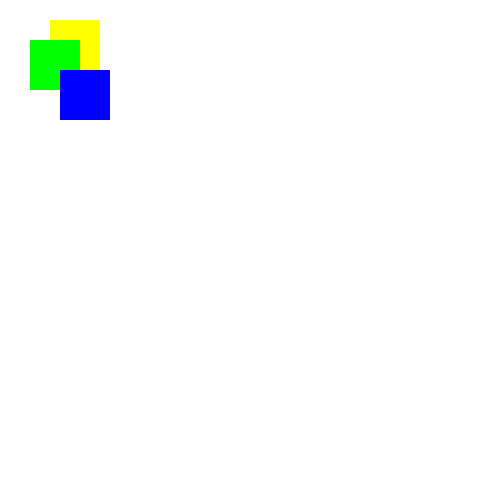
Frame 1 (no input)
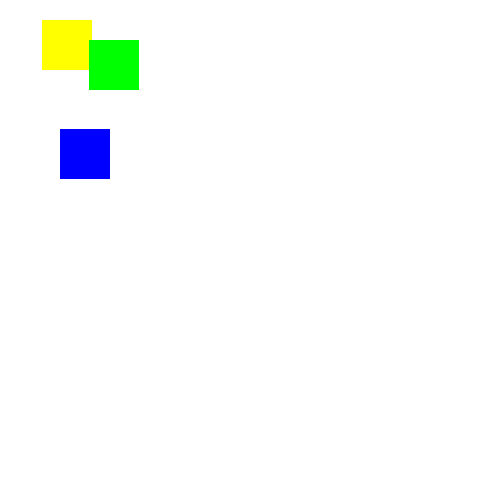
Frame 60 (the mouse pressed at the canvas centre just before this capture)
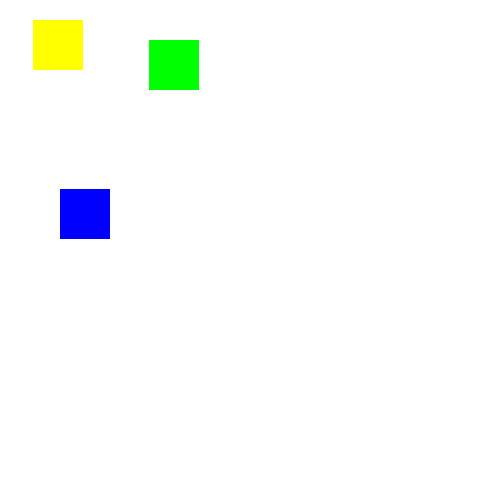
Frame 120 (the mouse held since frame 60 and released just before this capture)

The Processing sketch that drew these frames (run headless with seeded random() and noise(); from frame 60 on, the mouse is pressed at the canvas centre):

// Processing sketch: MovingSquaresEx11_feb_21sketch_210201a
// ── MovingSquaresEx11_feb_21sketch_210201a.pde
int y; // y for yellow
int g; // g for green 
int b; // b for blue

void setup()
{
  size(500, 500);
  noStroke();
  y = 50;        //starting x position of these squares
  g = 30;
  b = 70;
}
void draw()
{
  background(255); // if not put in the colour drawn stays 
  //yellow square moving left
  fill(255, 255, 0);
  rect(y, 20, 50, 50);
  if(y-- <= 0)
  {
    y =50;         //moves back to its original position when it hits the screen
  }
  
  //green square moving right
  fill(0, 255, 0);
  rect(g, 40, 50 ,50);
  if(g++ >= 450)
  {
    g = 30;
  }
  
  // blue square moving down
  fill(0, 0, 255);
  rect(60, b, 50, 50);
  if(b++ >=450) {
    b = 70;
  }
}
